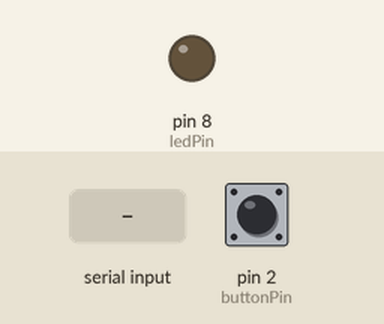
This sketch was run on a simulated Arduino Uno, built with avr-gcc and run on an emulated ATmega328P. On the bench: output pins drawn as LEDs (lit = HIGH). Inputs (shaded band) come from the test bench; at power-on: pin 2 (buttonPin) HIGH. What the sketch prints to the serial monitor is not drawn.

Above: at 1.2 s.
1.3 s: "1" received over Serial
At 2.5 s:
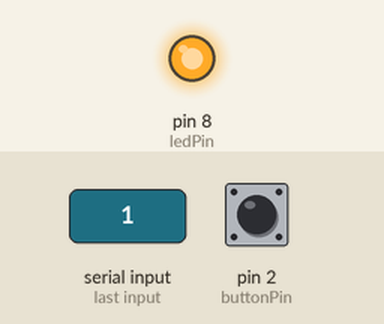
2.8 s: "0" received over Serial
At 3.7 s:
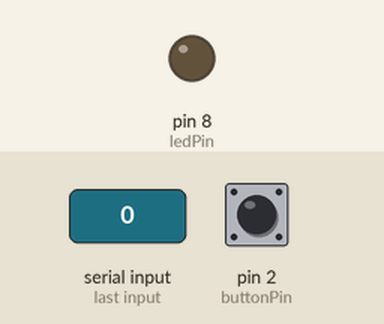
Timing chart, 0 to 5.8 s (numbered marks = the images above; inputs shaded):
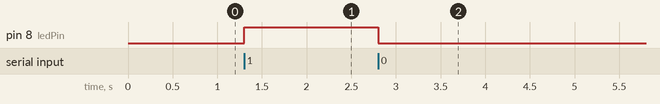

Measured:
- after the input at 1.3 s, pin 8 (ledPin): LOW → HIGH at once
- after the input at 2.8 s, pin 8 (ledPin): HIGH → LOW at once

The sketch:

local_Bluetooth.ino
```cpp
//this is master

int state = 0;
const int ledPin = 8;
const int buttonPin = 2;
int buttonState = 1;

void setup()
{
  Serial.begin(38400);
  pinMode(ledPin, OUTPUT);
  digitalWrite(ledPin, LOW);
  pinMode(buttonPin, INPUT);
}

void loop()
{
 if(Serial.available() > 0)
 {
    // Checks whether data is comming from the serial port
    state = Serial.read(); // Reads the data from the serial port
 }
 // Controlling the LED
 buttonState = digitalRead(buttonPin);
 if (buttonState == LOW)
 {
  Serial.println('1');
 }
 else
 {
  Serial.println('0');
 }

 if (state == '1')
 {
  digitalWrite(ledPin, HIGH); // LED ON
  state = 0;
 }
 else if (state == '0')
 {
  digitalWrite(ledPin, LOW); // LED ON
  state = 0;
 }
}
```
